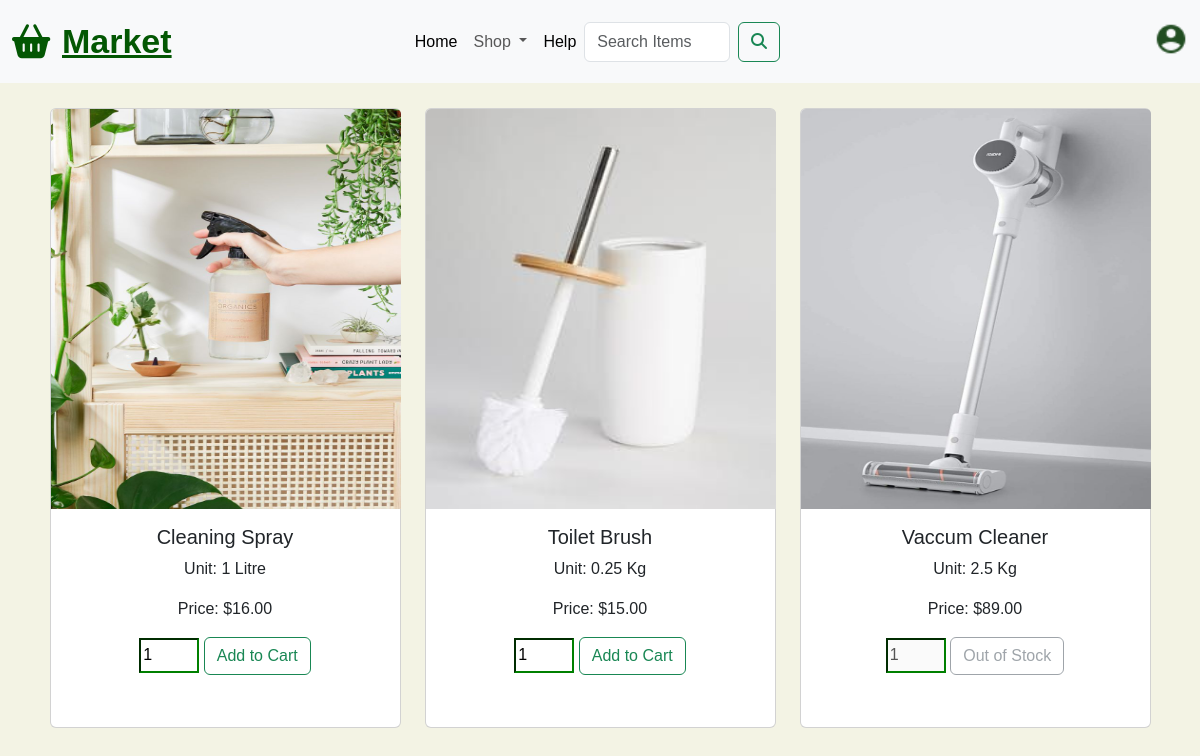
The app's page /cleaning.php with its own data.
### tables this page shows
CREATE TABLE `products` (
  `product_id` int(11) NOT NULL,
  `product_image` varchar(255) NOT NULL,
  `product_name` varchar(100) NOT NULL,
  `product_unit` varchar(15) NOT NULL,
  `product_price` decimal(6,2) NOT NULL,
  `in_stock` int(10) UNSIGNED DEFAULT NULL,
  `product_category` varchar(108) NOT NULL,
  `product_sub_category` varchar(108) NOT NULL,
  `product_description` varchar(108) NOT NULL
);

### cleaning.php (the view, shortened to what this page needs)
<!DOCTYPE html>
<html lang="en">
<head>
  <link href="https://cdn.jsdelivr.net/npm/bootstrap@5.3.3/dist/css/bootstrap.min.css" rel="stylesheet">
  <link rel="stylesheet" href="assets/css/style.css" />
</head>
<body style="background-color: rgb(243, 243, 228);">
  <nav class="navbar navbar-expand-lg bg-body-tertiary py-3 fixed-top">
    <div class="container-fluid">
      <i class="fa-solid fa-basket-shopping" style="color: rgb(3, 87, 3); font-size: 34px;"></i>
      <a class="nav-bar" href="#" style="color: rgb(3, 87, 3); font-size: 34px; font-weight: bold;">Market</a>
      <div class="collapse navbar-collapse nav-twenty" id="navbarSupportedContent">
        <ul class="navbar-nav me-auto mb-2 mb-lg-0">
          <li class="nav-item">
            <a class="nav-link active" aria-current="page" href="index.php">Home</a>
          </li>
          <li class="nav-item dropdown">
            <a class="nav-link dropdown-toggle" href="#" role="button" data-bs-toggle="dropdown" aria-expanded="false">
              Shop
            </a>
          </li>
          <li class="nav-item">
            <a class="nav-link active" aria-current="page" href="contact.php">Help</a>
          </li>
          <form class="d-flex" role="search" action="search.php" method="GET" style="padding-right: 10px;">
            <input class="form-control me-2" type="search" name="query" placeholder="Search Items" aria-label="Search">
            <button class="btn btn-outline-success" type="submit">
              <i class="fa-solid fa-magnifying-glass"></i>
            </button>
          </form>
          <li class="nav-item">
          </li>
          <li class="nav-item">
            <a href="account.php" class="profile-1">
              <img src="assets/images/Profile.png" alt="Circle User" style="width: 34px; height: 34px;">
            </a>
          </li>
        </ul>
      </div>
    </div>
  </nav>
  <div class="container mt-5 product-container">
    <div class="row">
      <?php
      include('server/connect.php');
      $store = $connect->prepare("SELECT * FROM products WHERE product_category = 'Household Goods' AND product_sub_category = 'Cleaning' ");
      $store->execute();
      $cleaning = $store->get_result();
      while ($row = $cleaning->fetch_assoc()) {
        $button_class = $row['in_stock'] ? 'btn-outline-success' : 'btn-outline-secondary disabled';
        $button_text = $row['in_stock'] ? 'Add to Cart' : 'Out of Stock';
        $quantity_disabled = $row['in_stock'] ? '' : 'disabled';
      ?>
        <div class="col-md-4 mb-3">
          <div class="card">
            <img src="assets/images/<?php echo $row['product_image']; ?>" class="card-img-top" alt="Cleaning Spray">
            <div class="card-body text-center">
              <h5 class="card-title"><?php echo $row['product_name']; ?></h5>
              <p>Unit: <?php echo $row['product_unit']; ?></p>
              <p>Price: $<?php echo $row['product_price']; ?></p>
              <form method="POST" action="cart.php">
                <input type="number" name="product_quantity" value="1" aria-label="quantitycart" <?php echo $quantity_disabled; ?> />
                <button class="btn <?php echo $button_class; ?>" type="submit" name="add_to_cart" <?php if (!$row['in_stock']) echo 'disabled'; ?>>
                  <?php echo $button_text; ?>
                </button>
              </form>
            </div>
          </div>
        </div>
      <?php } ?>
    </div>
  </div>
</body>
</html>

### assets/css/style.css (style rules this page uses)
.nav-twenty { margin-left: 20%; }
.nav-bar { margin-left: 1%; }
.profile-1 { margin-left: 330px; margin-top: 3px; }
body { font-family: 'Poppins', sans-serif; }
.product-container { margin-top: 300px; }
.card .card-img-top { height: 400px; width: 350px; }
.card { height: 620px; width: 351px; }
.product-container { display:flex; flex-direction: column; align-items: center; justify-content: center; }
.card-body input { width: 60px; height: 35px; border-color: green; }
.col-md-4 { margin-top: 60px; }

### records on screen
products: product_image (picture), product_name "Cleaning Spray", product_unit "1 Litre", product_price "16.00", in_stock "Add to Cart"
products: product_image (picture), product_name "Toilet Brush", product_unit "0.25 Kg", product_price "15.00", in_stock "Add to Cart"
products: product_image (picture), product_name "Vaccum Cleaner", product_unit "2.5 Kg", product_price "89.00", in_stock "Out of Stock"
